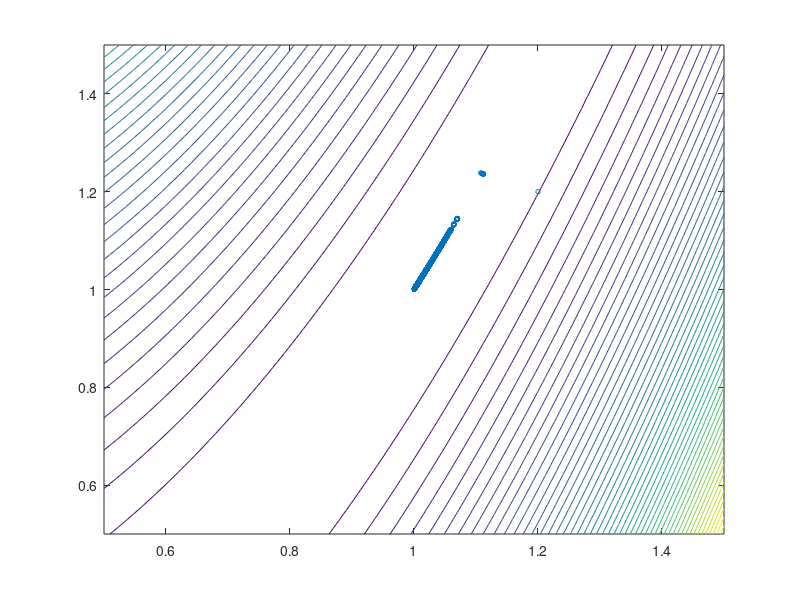

Recreate this plot in MATLAB.
q=@(x,y) (1-x).*(1-x)+100*(y-x.*x)^2;
g=@(x,y) ([2*(x-1)-400*x*(y-x*x); 200*(y-x*x)]);
G=@(x,y) ([2-400*y+1200*x*x -400*x*y;-400*x*y 200]);
x=[1.2;1.2];
rho=0.0001;
point_history=x;
a=0.5:0.01:1.5;
a = repmat(a,101,1);
b=0.5:0.01:1.5;
b = repmat(b,101,1)';
c=(1-a).^2+100*(b-a.^2).^2;
contour(a,b,c,50);
hold on;
while 1
    alpha = 1;
    q_now = q(x(1),x(2));
    g_now = g(x(1),x(2));
    p_now = -g_now./norm(g_now);
    g_1d_now = g_now'*p_now;
    while 1
        x_new = x+p_now*alpha;
        q_new = q(x_new(1),x_new(2));
        l = q_now+rho*g_1d_now*alpha;
        if q_new < l
            break;
        end
        alpha = alpha * 0.1;
    end
    x = x_new;
    point_history = [point_history x];
    if norm(x-[1;1])<0.001
        break;
    end
end
scatter(point_history(1,:),point_history(2,:),10);
